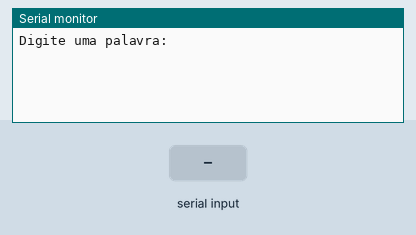
This sketch was run on a simulated Arduino Uno, built with avr-gcc and run on an emulated ATmega328P. On the bench: the last lines printed to the serial monitor. The test bench sets the inputs (shaded band).

Above: at 1.2 s.
1.3 s: "1\n" received over Serial
At 1.9 s:
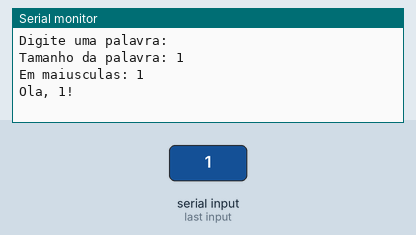
2.8 s: "0\n" received over Serial
At 4.0 s:
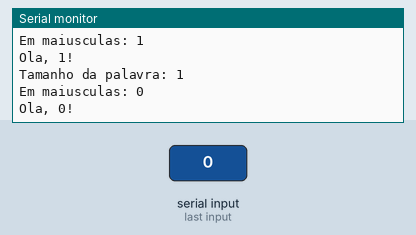
4.3 s: "2\n" received over Serial
At 5.3 s:
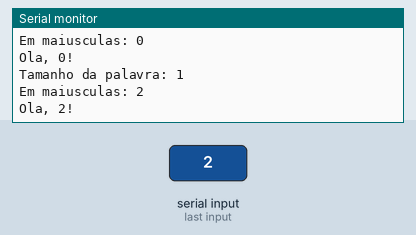

The sketch:

ATV4.ino
```cpp
char texto[50];

void setup() {
  Serial.begin(9600);
  Serial.println("Digite uma palavra:");
}

void loop() {
  if (Serial.available() > 0) {
    int tamanho = Serial.readBytesUntil('\n', texto, 50);
    texto[tamanho] = '\0'; // finaliza a string

    Serial.print("Tamanho da palavra: ");
    Serial.println(strlen(texto));

    for (int i = 0; i < strlen(texto); i++) {
      texto[i] = toupper(texto[i]);
    }

    Serial.print("Em maiusculas: ");
    Serial.println(texto);

    char saudacao[60] = "Ola, ";
    strcat(saudacao, texto);
    strcat(saudacao, "!");
    Serial.println(saudacao);
  }
}
```

Measured:
- after the input at 1.3 s, the serial monitor: prints a new line at once (image 1)
- after the input at 2.8 s, the serial monitor: prints a new line at once (image 2)
- after the input at 4.3 s, the serial monitor: prints a new line at once (image 3)
